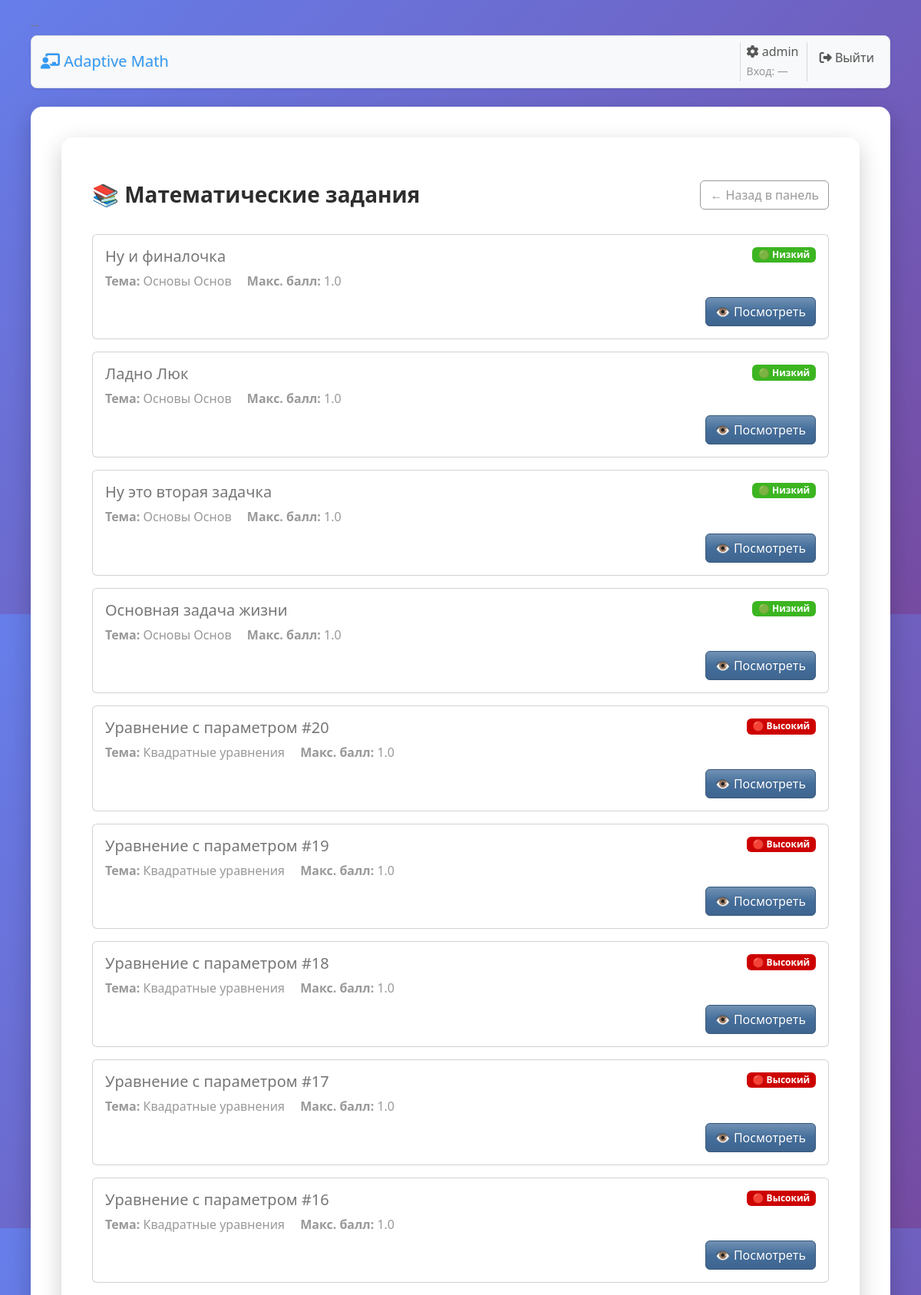
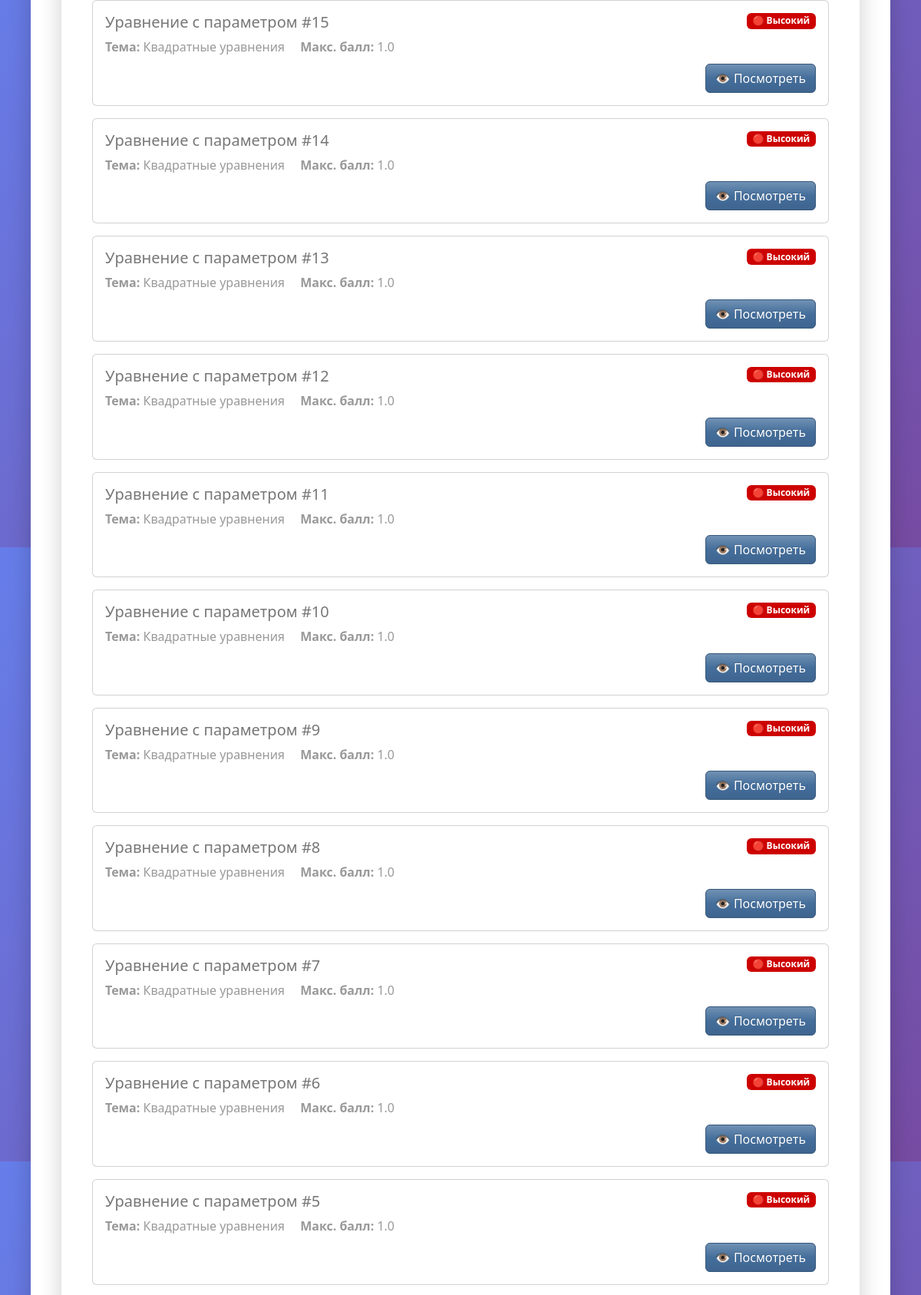
Screenshot of /tasks/ (signed in, upper part) with the database file from the repository (2 pictures, top to bottom).
### models.py (models this page shows, shortened)
class User(UserMixin, db.Model):
    __tablename__ = 'users'
    id = db.Column(db.Integer, primary_key=True)
    username = db.Column(db.String(80), unique=True, nullable=False)
    email = db.Column(db.String(120), unique=True, nullable=False)
    password_hash = db.Column(db.String(255), nullable=False)
    role = db.Column(db.String(20), nullable=False, default='student')  # 'student' или 'teacher'
    first_name = db.Column(db.String(50))
    last_name = db.Column(db.String(50))
    created_at = db.Column(db.DateTime, default=datetime.utcnow)
    last_login = db.Column(db.DateTime)
    is_active = db.Column(db.Boolean, default=True)
    task_attempts = db.relationship(
        'TaskAttempt',
        back_populates='user',
        cascade='all, delete-orphan',  # удаляем попытки вместе с пользователем
        passive_deletes=True,          # уважать ondelete='CASCADE' на уровне БД
        lazy='selectin'                # удобно: можно len(), не нужно .all()
    )
    evaluation_logs = db.relationship(
        'StudentEvaluationLog',
        back_populates='user',
        cascade='all, delete-orphan',
        passive_deletes=True,
        lazy='selectin'
    )
    topic_progress = db.relationship(
        'StudentTopicProgress',
        back_populates='user',
        cascade='all, delete-orphan',
        passive_deletes=True,
        lazy='selectin'
    )
    created_tasks = db.relationship('MathTask', backref='creator', lazy='dynamic')
    def get_full_name(self):
        if self.first_name and self.last_name:
            return f"{self.first_name} {self.last_name}"
        return self.username

class MathTask(db.Model):
    __tablename__ = 'math_tasks'
    id = db.Column(db.Integer, primary_key=True)
    title = db.Column(db.String(200), nullable=False)
    code = db.Column(db.String(64), unique=True)    # NEW: внешний код для импортов/интеграций
    description = db.Column(db.Text, nullable=False)
    answer_type = db.Column(db.String(50), nullable=False)  # 'number', 'variables', 'interval', 'sequence'
    correct_answer = db.Column(db.JSON, nullable=False)     # JSON с правильным ответом
    answer_schema = db.Column(db.JSON)                      # JSON схема полей для ввода
    explanation = db.Column(db.Text)
    topic_id = db.Column(db.Integer, db.ForeignKey('topics.id'), nullable=False)
    level = db.Column(db.String(10), nullable=False)  # 'low', 'medium', 'high'
    max_score = db.Column(db.Float, default=1.0)           # Максимальный балл
    created_by = db.Column(db.Integer, db.ForeignKey('users.id'), nullable=False)
    created_at = db.Column(db.DateTime, default=datetime.utcnow)
    is_active = db.Column(db.Boolean, default=True)
    attempts = db.relationship(
        'TaskAttempt',
        back_populates='task',
        cascade='all, delete-orphan',
        passive_deletes=True,
        lazy='selectin'
    )
    __table_args__ = (
        db.Index('ix_math_tasks_topic_level', 'topic_id', 'level'),
    )

class Topic(db.Model):
    __tablename__ = 'topics'
    id = db.Column(db.Integer, primary_key=True)
    code = db.Column(db.String(50), unique=True, nullable=False)  # Например: 'quadratic_equations'
    name = db.Column(db.String(100), nullable=False)              # Название темы: 'Квадратные уравнения'
    description = db.Column(db.Text)
    created_at = db.Column(db.DateTime, default=datetime.utcnow)
    tasks = db.relationship('MathTask', backref='topic_ref', lazy='dynamic')  # можно оставить как было
    level_configs = db.relationship('TopicLevelConfig', backref='topic', lazy='dynamic', cascade='all, delete-orphan', passive_deletes=True)
    evaluation_logs = db.relationship('StudentEvaluationLog', back_populates='topic', lazy='selectin')
    student_progress = db.relationship('StudentTopicProgress', back_populates='topic', lazy='selectin')

### blueprints/tasks.py (the view)
@tasks_bp.route('/')
@login_required
def list_tasks():
    tasks = MathTask.query.filter_by(is_active=True).order_by(MathTask.created_at.desc()).all()
    return render_template('shared/tasks_list.html', tasks=tasks)

### templates/shared/tasks_list.html (shortened to what this page needs)
{% extends "shared/base.html" %}
{% block content %}
<div class="container py-5">
    <div class="d-flex flex-wrap justify-content-between align-items-center mb-4">
        <h1 class="h3 fw-bold my-2">📚 Математические задания</h1>
        <div class="d-flex gap-2 my-2">
            <a href="{{ url_for('main.dashboard') }}" class="btn btn-outline-secondary">← Назад в панель</a>
        </div>
    </div>
    {% if tasks %}
        <div class="row g-3">
            {% for task in tasks %}
                <div class="col-12">
                    <div class="card h-100">
                        <div class="card-body">
                            <div class="d-flex justify-content-between align-items-start">
                                <h3 class="h5 mb-2">{{ task.title }}</h3>
                                <span class="badge
                                    {% if task.level == 'low' %} bg-success
                                    {% elif task.level == 'medium' %} bg-warning text-dark
                                    {% elif task.level == 'high' %} bg-danger
                                    {% else %} bg-secondary
                                    {% endif %}">
                                    {% if task.level == 'low' %}🟢 Низкий
                                    {% elif task.level == 'medium' %}🟡 Средний
                                    {% elif task.level == 'high' %}🔴 Высокий
                                    {% else %}{{ task.level }}
                                    {% endif %}
                                </span>
                            </div>
                            <div class="text-muted mb-2">
                                <span class="me-3"><strong>Тема:</strong> {{ task.topic_ref.name if task.topic_ref else 'Неизвестная тема' }}</span>
                                <span><strong>Макс. балл:</strong> {{ task.max_score }}</span>
                            </div>
                            <div class="text-end">
                                <a href="{{ url_for('tasks.view_task', task_id=task.id) }}" class="btn btn-primary">
                                    {% if current_user.role == "student" %}📝 Решать{% else %}👁️ Посмотреть{% endif %}
                                </a>
                            </div>
                        </div>
                    </div>
                </div>
            {% endfor %}
        </div>
    {% else %}
        <div class="text-center text-muted py-5">
            <p class="mb-0">Пока нет доступных заданий.</p>
        </div>
    {% endif %}
</div>
{% endblock %}

### templates/shared/base.html (shortened to what this page needs)
<!DOCTYPE html>
<html lang="ru">
<head>
    <link rel="stylesheet" href="{{ url_for('static', filename='css/bootstrap-spacelab.css') }}">
    <link rel="stylesheet" type="text/css" href="{{ url_for('static', filename='css/style.css') }}">
    <link rel="stylesheet"
        href="https://cdnjs.cloudflare.com/ajax/libs/font-awesome/6.5.2/css/all.min.css"
>
</head>
<body class="bg-light">
    <nav class="navbar navbar-expand-lg bg-body-tertiary rounded-3 shadow-sm border bg-white">
        <div class="container-fluid">
        <a class="navbar-brand" href="{{ url_for('main.dashboard') }}"><i class="fas fa-chalkboard-teacher"></i> Adaptive Math</a>
        <div id="mainNav" class="collapse navbar-collapse">
            <ul class="navbar-nav ms-auto">
                {% if current_user.is_authenticated %}
                    <li class="nav-item">
                        <span class="navbar-text me-3">
                            {% if current_user.role == 'admin' %}<i class="fas fa-cog"></i>
                            {% elif current_user.role == 'teacher' %}<i class="fas fa-chalkboard-teacher"></i>
                            {% elif current_user.role == 'student' %}<i class="fas fa-user-graduate"></i>
                            {% else %}<i class="fas fa-user"></i>
                            {% endif %}
                            {{ current_user.get_full_name() }}
                            <br>
                            {% if current_user.last_login %}
                                <small class="text-info">Вход: {{ current_user.last_login.strftime('%d.%m.%Y %H:%M') }}</small>
                            {% else %}
                                <small class="text-muted">Вход: —</small>
                            {% endif %}
                        </span>
                    </li>
                    <li class="nav-item"><a class="nav-link" href="{{ url_for('auth.logout') }}"><i class="fas fa-sign-out-alt"></i> Выйти</a></li>
                {% else %}
                    <li class="nav-item"><a class="nav-link" href="{{ url_for('auth.login') }}"><i class="fas fa-sign-in-alt"></i> Войти</a></li>
                {% endif %}
            </ul>
        </div>
        </div>
    </nav>
    <main class="container my-4">
        {% block content %}{% endblock %}
    </main>
</body>
</html>

### static/css/style.css (style rules this page uses)
body { font-family: 'Segoe UI', Tahoma, Geneva, Verdana, sans-serif; max-width: min(1200px, 95%); margin: 0 auto; padding: 20px 10px; background: linear-gradient(135deg, #667eea 0%, #764ba2 100%); min-height: 100vh; line-height: 1.6; }
.container { background: white; padding: 40px; border-radius: 15px; box-shadow: 0 10px 30px rgba(0,0,0,0.2); margin: 0 auto 20px; width: 100%; box-sizing: border-box; }

### rows the page displays
User: get_full_name "admin"
MathTask: title "Ну и финалочка", level "🟢 Низкий", topic_ref "Основы Основ", max_score "1.0"
MathTask: title "Ладно Люк", level "🟢 Низкий", topic_ref "Основы Основ", max_score "1.0"
MathTask: title "Ну это вторая задачка", level "🟢 Низкий", topic_ref "Основы Основ", max_score "1.0"
MathTask: title "Основная задача жизни", level "🟢 Низкий", topic_ref "Основы Основ", max_score "1.0"
MathTask: title "Уравнение с параметром #20", level "🔴 Высокий", topic_ref "Квадратные уравнения", max_score "1.0"
MathTask: title "Уравнение с параметром #19", level "🔴 Высокий", topic_ref "Квадратные уравнения", max_score "1.0"
MathTask: title "Уравнение с параметром #18", level "🔴 Высокий", topic_ref "Квадратные уравнения", max_score "1.0"
MathTask: title "Уравнение с параметром #17", level "🔴 Высокий", topic_ref "Квадратные уравнения", max_score "1.0"
MathTask: title "Уравнение с параметром #16", level "🔴 Высокий", topic_ref "Квадратные уравнения", max_score "1.0"
MathTask: title "Уравнение с параметром #15", level "🔴 Высокий", topic_ref "Квадратные уравнения", max_score "1.0"
MathTask: title "Уравнение с параметром #14", level "🔴 Высокий", topic_ref "Квадратные уравнения", max_score "1.0"
MathTask: title "Уравнение с параметром #13", level "🔴 Высокий", topic_ref "Квадратные уравнения", max_score "1.0"
MathTask: title "Уравнение с параметром #12", level "🔴 Высокий", topic_ref "Квадратные уравнения", max_score "1.0"
MathTask: title "Уравнение с параметром #11", level "🔴 Высокий", topic_ref "Квадратные уравнения", max_score "1.0"
MathTask: title "Уравнение с параметром #10", level "🔴 Высокий", topic_ref "Квадратные уравнения", max_score "1.0"
MathTask: title "Уравнение с параметром #9", level "🔴 Высокий", topic_ref "Квадратные уравнения", max_score "1.0"
MathTask: title "Уравнение с параметром #8", level "🔴 Высокий", topic_ref "Квадратные уравнения", max_score "1.0"
MathTask: title "Уравнение с параметром #7", level "🔴 Высокий", topic_ref "Квадратные уравнения", max_score "1.0"
MathTask: title "Уравнение с параметром #6", level "🔴 Высокий", topic_ref "Квадратные уравнения", max_score "1.0"
MathTask: title "Уравнение с параметром #5", level "🔴 Высокий", topic_ref "Квадратные уравнения", max_score "1.0"
